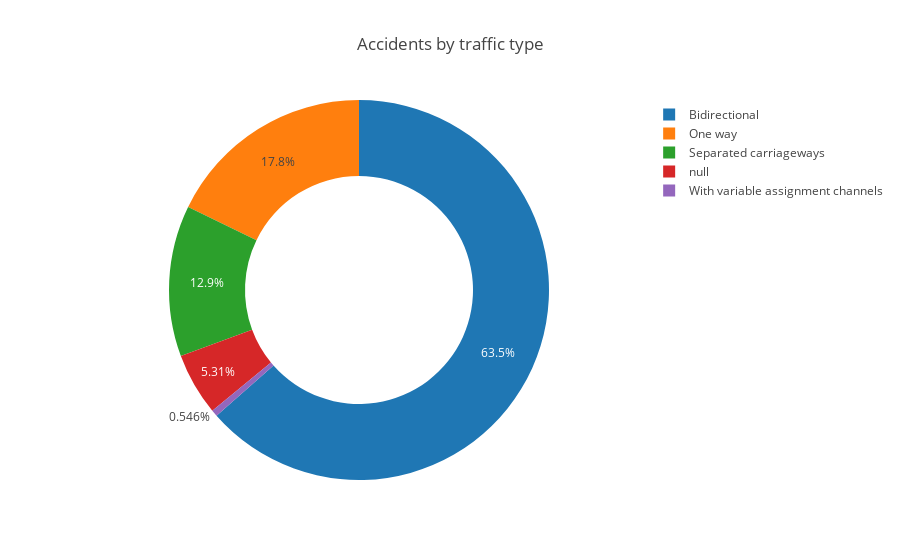

This figure's notebook cell:
### Code cell
data_type = places.groupby(by='trafficType', as_index=False).count()
Trafficlabel = {
    1:'One way',
    2:'Bidirectional',
    3:'Separated carriageways',
    4:'With variable assignment channels'
}

data_type.trafficType =  data_type.trafficType.map(Trafficlabel)

Title = "Accidents by traffic type"
PlotPiechart(data_type.trafficType.values , data_type, 'Traffic type')

### Figure 1 — Plotly figure (JSON) as saved in the notebook; plotly's stock layout.template omitted (floating-point values rounded to 4 significant figures)
{"data": [{"hole": 0.6, "hoverinfo": "label+percent+name", "labels": [null, "One way", "Bidirectional", "Separated carriageways", "With variable assignment channels"], "name": "Traffic type", "type": "pie", "uid": "e70ecb12-a196-4458-a168-116003df9b68", "values": [44556, 149375, 532823, 107855, 4578]}], "layout": {"annotations": [{"font": {"size": 40}, "showarrow": false, "text": " ", "x": 5.5, "y": 0.5}], "title": {"text": "Accidents by traffic type"}}}
